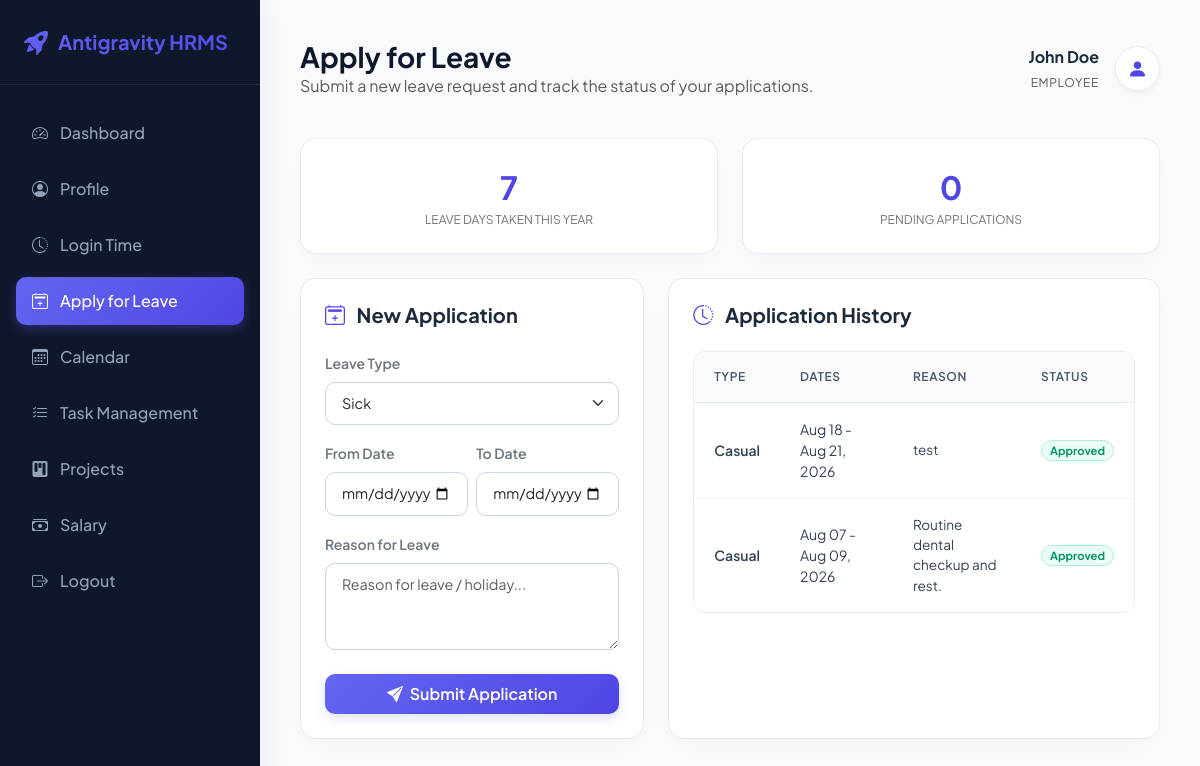
/api/leaves/ (signed in), run on the app's committed database.
### core/models.py (models this page shows, shortened)
class User(AbstractUser):
    ROLE_CHOICES = [
        ('admin', 'Admin'),
        ('employee', 'Employee'),
    ]
    role = models.CharField(max_length=20, choices=ROLE_CHOICES, default='employee')
    department = models.CharField(max_length=100, blank=True, null=True)
    designation = models.CharField(max_length=100, blank=True, null=True)
    joining_date = models.DateField(blank=True, null=True)
    salary_amount = models.DecimalField(max_digits=10, decimal_places=2, default=0.00)
    phone_number = models.CharField(max_length=20, blank=True, null=True)
    address = models.TextField(blank=True, null=True)

class LeaveApplication(models.Model):
    STATUS_CHOICES = [
        ('pending', 'Pending'),
        ('approved', 'Approved'),
        ('rejected', 'Rejected'),
    ]
    employee = models.ForeignKey(settings.AUTH_USER_MODEL, on_delete=models.CASCADE, related_name='leave_applications')
    start_date = models.DateField()
    end_date = models.DateField()
    reason = models.TextField()
    status = models.CharField(max_length=20, choices=STATUS_CHOICES, default='pending')
    LEAVE_TYPE_CHOICES = [
        ('Sick', 'Sick'),
        ('Casual', 'Casual'),
        ('Paid', 'Paid'),
    ]
    leave_type = models.CharField(max_length=20, choices=LEAVE_TYPE_CHOICES, default='Casual')
    applied_on = models.DateTimeField(auto_now_add=True)
    approved_by = models.ForeignKey(
        settings.AUTH_USER_MODEL,
        on_delete=models.SET_NULL,
        null=True,
        blank=True,
        related_name='approved_leaves'
    )

### core/views.py (the view)
# urls.py: path('leaves/', EmployeeLeavesView.as_view(), name='employee_leaves'),
class EmployeeLeavesView(EmployeeRoleRequiredMixin, TemplateView):
    template_name = 'core/leaves.html'
    def get_context_data(self, **kwargs):
        context = super().get_context_data(**kwargs)
        user = self.request.user
        today = timezone.localdate()
        first_day_of_year = datetime.date(today.year, 1, 1)
        last_day_of_year = datetime.date(today.year, 12, 31)
        leaves_taken_year = get_leave_days_in_range(user, first_day_of_year, last_day_of_year)
        pending_applications_count = LeaveApplication.objects.filter(employee=user, status='pending').count()
        leave_applications = LeaveApplication.objects.filter(employee=user).order_by('-applied_on')
        context.update({
            'leaves_taken_year': leaves_taken_year,
            'pending_applications_count': pending_applications_count,
            'leave_applications': leave_applications,
            'today': today,
            'leave_types': ['Sick', 'Casual', 'Paid'],
        })
        return context

### core/permissions.py (called while the page is built)
    def test_func(self):
        return (
            self.request.user.is_authenticated
            and getattr(self.request.user, 'role', None) == 'employee'
        )

### core/views.py (called while the page is built)
def get_leave_days_in_range(employee, start_limit, end_limit):
    leaves = LeaveApplication.objects.filter(
        employee=employee,
        status='approved',
        start_date__lte=end_limit,
        end_date__gte=start_limit
    )
    total_days = 0
    for leave in leaves:
        overlap_start = max(leave.start_date, start_limit)
        overlap_end = min(leave.end_date, end_limit)
        if overlap_start <= overlap_end:
            total_days += (overlap_end - overlap_start).days + 1
    return total_days

### core/templates/core/leaves.html (shortened to what this page needs)
{% extends 'admin_dashboard/base.html' %}
{% block active_apply_leave %}active{% endblock %}
{% block header_content %}
<h1>Apply for Leave</h1>
<p class="text-muted mb-0">Submit a new leave request and track the status of your applications.</p>
{% endblock %}
{% block content %}
<div class="row g-4 mb-4">
    <div class="col-md-6">
        <div class="glass-card h-100 text-center">
            <div class="fs-2 fw-bold text-indigo">{{ leaves_taken_year }}</div>
            <div class="text-secondary small text-uppercase" style="font-size: 0.75rem;">Leave Days Taken This Year</div>
        </div>
    </div>
    <div class="col-md-6">
        <div class="glass-card h-100 text-center">
            <div class="fs-2 fw-bold text-indigo">{{ pending_applications_count }}</div>
            <div class="text-secondary small text-uppercase" style="font-size: 0.75rem;">Pending Applications</div>
        </div>
    </div>
</div>
<div class="row g-4">
    <div class="col-lg-5">
        <div class="glass-card h-100">
            <h5 class="fw-bold mb-4"><i class="bi bi-calendar2-plus text-indigo me-2"></i> New Application</h5>
            <form action="{% url 'employee_apply_leave' %}" method="POST">
                <div class="mb-3">
                    <label for="leave_type" class="form-label small fw-semibold text-secondary">Leave Type</label>
                    <select name="leave_type" id="leave_type" class="form-select">
                        {% for lt in leave_types %}
                            <option value="{{ lt }}">{{ lt }}</option>
                        {% endfor %}
                    </select>
                </div>
                <div class="row g-2 mb-3">
                    <div class="col-md-6">
                        <label for="start_date" class="form-label small fw-semibold text-secondary">From Date</label>
                        <input type="date" name="start_date" id="start_date" class="form-control" min="{{ today|date:'Y-m-d' }}" required>
                    </div>
                    <div class="col-md-6">
                        <label for="end_date" class="form-label small fw-semibold text-secondary">To Date</label>
                        <input type="date" name="end_date" id="end_date" class="form-control" min="{{ today|date:'Y-m-d' }}" required>
                    </div>
                </div>
                <div class="mb-4">
                    <label for="reason" class="form-label small fw-semibold text-secondary">Reason for Leave</label>
                    <textarea name="reason" id="reason" class="form-control" rows="3" placeholder="Reason for leave / holiday..." required></textarea>
                </div>
                <button type="submit" class="btn btn-premium w-100 py-2">
                    <i class="bi bi-send-fill me-1"></i> Submit Application
                </button>
            </form>
        </div>
    </div>
    <div class="col-lg-7">
        <div class="glass-card h-100">
            <h5 class="fw-bold mb-4"><i class="bi bi-clock-history text-indigo me-2"></i> Application History</h5>
            <div class="table-responsive">
                <table class="table table-hover align-middle">
                    <thead class="table-light text-uppercase" style="font-size: 0.7rem;">
                        <tr>
                            <th>Type</th>
                            <th>Dates</th>
                            <th>Reason</th>
                            <th>Status</th>
                        </tr>
                    </thead>
                    <tbody>
                        {% if leave_applications %}
                            {% for leave in leave_applications %}
                                <tr>
                                    <td class="small fw-semibold">{{ leave.leave_type }}</td>
                                    <td class="small">{{ leave.start_date|date:"M d" }} - {{ leave.end_date|date:"M d, Y" }}</td>
                                    <td class="text-wrap" style="max-width: 200px; font-size: 0.85rem;">{{ leave.reason }}</td>
                                    <td>
                                        <span class="badge badge-{{ leave.status }} rounded-pill px-2 py-1" style="font-size: 0.7rem;">
                                            {{ leave.status|title }}
                                        </span>
                                    </td>
                                </tr>
                            {% endfor %}
                        {% else %}
                            <tr>
                                <td colspan="4" class="text-center text-muted small py-4">No leave applications found.</td>
                            </tr>
                        {% endif %}
                    </tbody>
                </table>
            </div>
        </div>
    </div>
</div>
{% endblock %}

### admin_dashboard/templates/admin_dashboard/base.html (shortened to what this page needs)
<!DOCTYPE html>
<html lang="en">
<head>
    <link href="https://cdn.jsdelivr.net/npm/bootstrap@5.3.2/dist/css/bootstrap.min.css" rel="stylesheet">
    <link href="https://cdn.jsdelivr.net/npm/bootstrap-icons@1.11.1/font/bootstrap-icons.css" rel="stylesheet">
</head>
<body>
    <div class="sidebar">
        <div class="brand">
            <i class="bi bi-rocket-takeoff-fill fs-4"></i>
            <span>Antigravity HRMS</span>
        </div>
        <ul class="sidebar-menu">
            {% if request.user.role == 'admin' %}
            <li class="{% block active_employees %}{% endblock %}">
                <a href="{% url 'employee_list' %}">
                    <i class="bi bi-people-fill"></i>
                    <span>Employees</span>
                </a>
            </li>
            <li class="{% block active_leaves %}{% endblock %}">
                <a href="{% url 'leave_approvals' %}">
                    <i class="bi bi-calendar-check-fill"></i>
                    <span>Leave Approvals</span>
                </a>
            </li>
            {% else %}
            <li class="{% block active_dashboard %}{% endblock %}">
                <a href="{% url 'employee_dashboard' %}">
                    <i class="bi bi-speedometer2"></i>
                    <span>Dashboard</span>
                </a>
            </li>
            <li class="{% block active_profile %}{% endblock %}">
                <a href="{% url 'employee_profile' %}">
                    <i class="bi bi-person-circle"></i>
                    <span>Profile</span>
                </a>
            </li>
            <li class="{% block active_attendance %}{% endblock %}">
                <a href="{% url 'employee_attendance' %}">
                    <i class="bi bi-clock-history"></i>
                    <span>Login Time</span>
                </a>
            </li>
            <li class="{% block active_apply_leave %}{% endblock %}">
                <a href="{% url 'employee_leaves' %}">
                    <i class="bi bi-calendar2-plus"></i>
                    <span>Apply for Leave</span>
                </a>
            </li>
            <li class="{% block active_calendar %}{% endblock %}">
                <a href="{% url 'employee_calendar' %}">
                    <i class="bi bi-calendar3"></i>
                    <span>Calendar</span>
                </a>
            </li>
            <li class="{% block active_worklogs %}{% endblock %}">
                <a href="{% url 'employee_work_logs' %}">
                    <i class="bi bi-list-check"></i>
                    <span>Task Management</span>
                </a>
            </li>
            <li class="{% block active_projects %}{% endblock %}">
                <a href="{% url 'employee_projects' %}">
                    <i class="bi bi-kanban-fill"></i>
                    <span>Projects</span>
                </a>
            </li>
            <li class="{% block active_salary %}{% endblock %}">
                <a href="{% url 'employee_salary' %}">
                    <i class="bi bi-cash-stack"></i>
                    <span>Salary</span>
                </a>
            </li>
            {% endif %}
            <li>
                <a href="{% url 'admin_logout' %}">
                    <i class="bi bi-box-arrow-right"></i>
                    <span>Logout</span>
                </a>
            </li>
        </ul>
    </div>
    <div class="main-content">
        <div class="top-header">
            <div>
                {% block header_content %}{% endblock %}
            </div>
            <div class="d-flex align-items-center gap-3">
                <div class="text-end d-none d-md-block">
                    <div class="fw-bold">{{ request.user.get_full_name|default:request.user.username }}</div>
                    <small class="text-muted text-uppercase" style="font-size: 0.75rem; letter-spacing: 0.05em;">{{ request.user.role }}</small>
                </div>
                <div class="bg-white border border-light-subtle rounded-circle d-flex align-items-center justify-content-center" style="width: 45px; height: 45px; box-shadow: 0 4px 6px -1px rgba(0,0,0,0.05)">
                    <i class="bi bi-person-fill fs-5 text-indigo"></i>
                </div>
            </div>
        </div>
        {% block content %}{% endblock %}
    </div>
</body>
</html>

### admin_dashboard/templates/admin_dashboard/base.html (style rules this page uses)
:root { --primary-gradient: linear-gradient(135deg, #6366f1 0%, #4f46e5 100%); --sidebar-bg: #0f172a; --sidebar-hover: #1e293b; --sidebar-active: #4f46e5; --bg-light: #f8fafc; --card-border: rgba(226, 232, 240, 0.8); --font-family: 'Plus Jakarta Sans', -apple-system, BlinkMacSystemFont, "Segoe UI", Roboto, sans-serif; }
body { font-family: var(--font-family); background-color: var(--bg-light); color: #1e293b; overflow-x: hidden; }
.sidebar { background-color: var(--sidebar-bg); min-height: 100vh; color: #94a3b8; box-shadow: 4px 0 24px rgba(0, 0, 0, 0.05); transition: all 0.3s ease; position: fixed; width: 260px; z-index: 100; }
.sidebar .brand { padding: 24px; font-size: 1.25rem; font-weight: 700; color: #ffffff; display: flex; align-items: center; gap: 10px; border-bottom: 1px solid #1e293b; background: var(--primary-gradient); -webkit-background-clip: text; -webkit-text-fill-color: transparent; }
.sidebar-menu { padding: 20px 0; list-style: none; margin: 0; }
.sidebar-menu li { padding: 4px 16px; }
.sidebar-menu a { color: #94a3b8; text-decoration: none; display: flex; align-items: center; gap: 12px; padding: 12px 16px; border-radius: 10px; font-weight: 500; transition: all 0.2s ease; }
.sidebar-menu li.active a { color: #ffffff; background: var(--primary-gradient); box-shadow: 0 4px 12px rgba(99, 102, 241, 0.3); }
.main-content { margin-left: 260px; padding: 40px; min-height: 100vh; transition: all 0.3s ease; }
.top-header { display: flex; justify-content: space-between; align-items: center; margin-bottom: 40px; }
.top-header h1 { font-weight: 700; font-size: 1.75rem; color: #0f172a; margin: 0; }
.glass-card { background: #ffffff; border: 1px solid var(--card-border); border-radius: 16px; box-shadow: 0 10px 30px -5px rgba(0, 0, 0, 0.02), 0 5px 15px -5px rgba(0, 0, 0, 0.02); transition: transform 0.3s ease, box-shadow 0.3s ease; padding: 24px; }
.table-responsive { border-radius: 12px; overflow: hidden; border: 1px solid var(--card-border); }
.table { margin-bottom: 0; }
.table th { background-color: #f8fafc; color: #475569; font-weight: 600; text-transform: uppercase; font-size: 0.75rem; letter-spacing: 0.05em; padding: 16px 20px; border-bottom: 1px solid #e2e8f0; }
.table td { padding: 16px 20px; vertical-align: middle; font-size: 0.875rem; color: #334155; border-bottom: 1px solid #f1f5f9; }
.table tr:last-child td { border-bottom: none; }
.badge-approved { background-color: #ecfdf5; color: #059669; border: 1px solid #a7f3d0; }
.form-control, .form-select { border-radius: 10px; border: 1px solid #cbd5e1; padding: 10px 16px; font-size: 0.9rem; transition: all 0.2s ease; }
.btn-premium { background: var(--primary-gradient); color: white; border: none; padding: 10px 20px; border-radius: 10px; font-weight: 600; box-shadow: 0 4px 12px rgba(99, 102, 241, 0.2); transition: all 0.2s ease; }

### core/templates/core/leaves.html (style rules this page uses)
.text-indigo { color: #4f46e5 !important; }

### data on the page
User: user.get_full_name "John Doe", user.role "EMPLOYEE"
LeaveApplication: leave_type "Casual", start_date "Aug 18", end_date "Aug 21, 2026", reason "test", status "Approved"
LeaveApplication: leave_type "Casual", start_date "Aug 07", end_date "Aug 09, 2026", reason "Routine dental checkup and rest.", status "Approved"

### other printed values
{{ leaves_taken_year }} "7"
{{ pending_applications_count }} "0"
form field leave_type "Sick"
